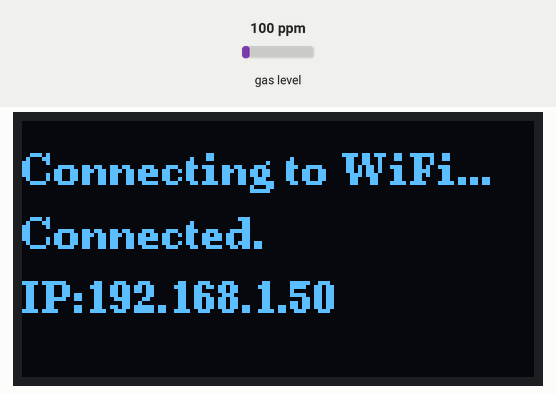
Simulated run of this sketch. Board: ESP32. Shown: 128×64 one-colour display. Inputs (shaded band) come from the test bench; at power-on: gas level 100 ppm. WiFi joins after 1.5 s; servers stay silent unless stated; what the sketch prints to the serial monitor is not drawn.

Above: at 1.6 s.
At 3.7 s:
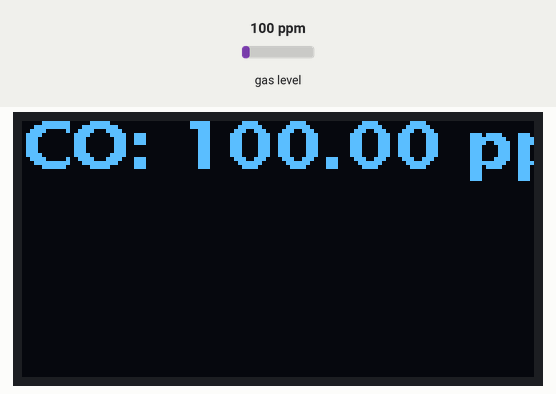
3.8 s: gas level set to 20 ppm
At 8.3 s:
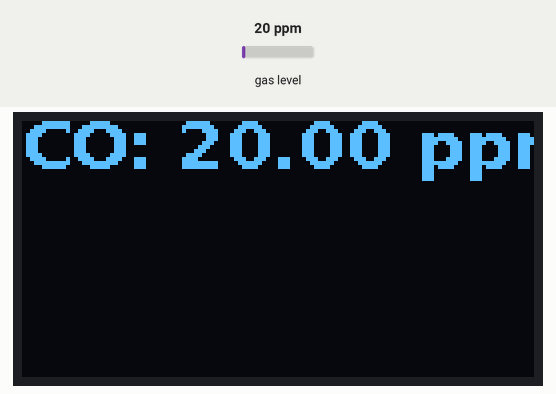
9.4 s: gas level set to 250 ppm
At 13.1 s:
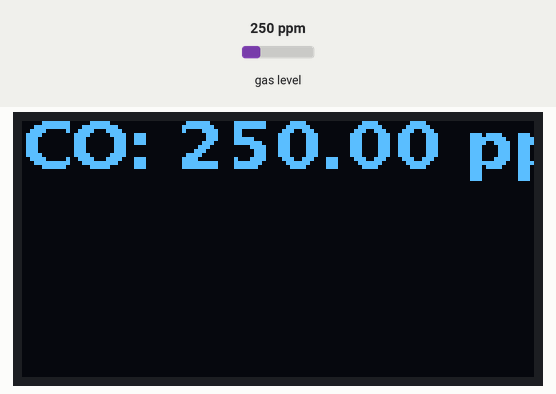
15.0 s: gas level set to 500 ppm
At 19.1 s:
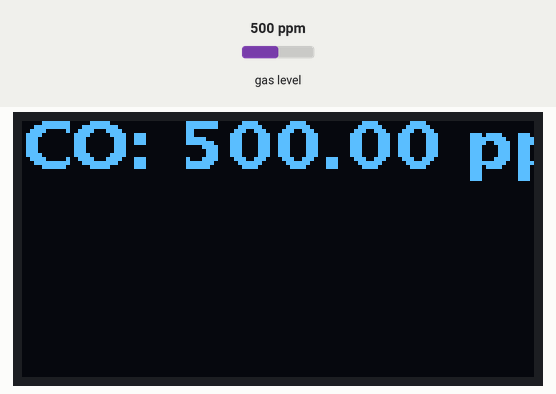
Timing chart, 0 to 20.6 s (numbered marks = the images above; inputs shaded):
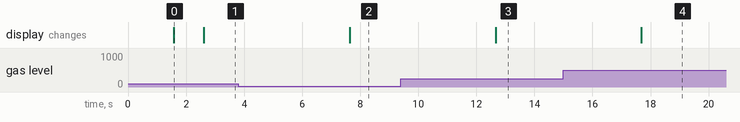

Measured:
- after the input at 3.8 s, the display: changes after 3.8 s (image 2)
- after the input at 9.4 s, the display: changes after 3.3 s (image 3)
- after the input at 15.0 s, the display: changes after 2.7 s (image 4)
- what the display in image 0 shows lasts 1.0 s, from 1.6 s to 2.6 s

The sketch:

Hu-Shih_ESP32_WiFi_SSD1306_MQ-7.ino
```cpp
/*
   Using  ESP32 + SSD1306 + MQ-7
   Detect CO
   Data: 36
   VCC : 3.3V only
*/

#include <WiFi.h>
#include <MQUnifiedsensor.h>
#include <Arduino.h>
#include <U8g2lib.h>

//Definitions
#define placa "ESP32"
#define Voltage_Resolution 5
#define pin 36 //Analog input 0 of your arduino
#define type "MQ-7" //MQ7
#define ADC_Bit_Resolution 12
#define RatioMQ7CleanAir 27.5 //RS / R0 = 27.5 ppm

const char* ssid = "";
const char* password = "";

// ESP32 SCL=22 SDA=21
U8G2_SSD1306_128X64_NONAME_F_HW_I2C u8g2(U8G2_R0, /* reset=*/ U8X8_PIN_NONE);

//Declare Sensor
MQUnifiedsensor MQ7(placa, Voltage_Resolution, ADC_Bit_Resolution, pin, type);

void setup() {
  Serial.begin(115200);
  u8g2.begin();
  u8g2.enableUTF8Print();
  u8g2.setFont(u8g2_font_ncenB08_tr);
  u8g2.clearBuffer();
  u8g2.drawStr(0, 16, "Connecting to WiFi...");
  u8g2.sendBuffer();
  WiFi.begin(ssid, password);
  while (WiFi.status() != WL_CONNECTED) {
    delay(500);
    Serial.print(F("."));
  }
  u8g2.drawStr(0, 32, "Connected.");
  u8g2.setCursor(0, 48);
  u8g2.print(F("IP:"));
  u8g2.print(WiFi.localIP());
  u8g2.sendBuffer();
  delay(1000);

  MQ7.setRegressionMethod(1);
  MQ7.setA(99.042); MQ7.setB(-1.518);
  MQ7.init();

  //-------校正--------
  Serial.print(F("Calibrating please wait."));
  float calcR0 = 0;
  for (int i = 1; i <= 10; i ++)
  {
    MQ7.update(); // Update data, the arduino will be read the voltage on the analog pin
    calcR0 += MQ7.calibrate(RatioMQ7CleanAir);
    Serial.print(F("."));
  }
  MQ7.setR0(calcR0 / 10);
  Serial.println();
  Serial.println(F("MQ-7  done!."));

  if (isinf(calcR0)) {
    Serial.println(F("Warning: Conection issue founded, R0 is infite (Open circuit detected) please check your wiring and supply"));
    while (1);
  }
  if (calcR0 == 0) {
    Serial.println(F("Warning: Conection issue founded, R0 is zero (Analog pin with short circuit to ground) please check your wiring and supply"));
    while (1);
  }
  //-------校正--------
}

void loop() {
  MQ7.update(); // Update data, the arduino will be read the voltage on the analog pin
  float COppm = MQ7.readSensor(); // Sensor will read PPM concentration using the model and a and b values setted before or in the setup
  Serial.print(F("CO= "));
  Serial.print(COppm);
  Serial.println(F(" ppm"));

  u8g2.clearBuffer();
  u8g2.setFont(u8g2_font_luBS12_te);
  u8g2.setCursor(0, 12);
  u8g2.print(F("CO: "));
  u8g2.print(COppm);
  u8g2.println(F(" ppm"));
  u8g2.sendBuffer();

  delay(5000); //Sampling frequency

}
```
